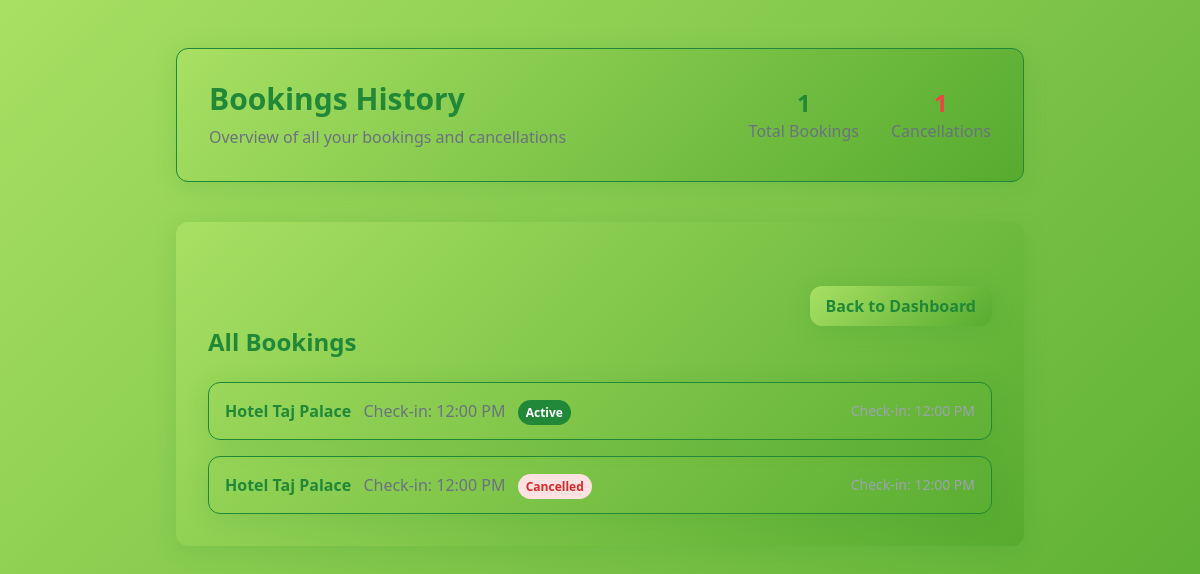
/bookingshistory (signed in), run on the app's committed database.
### app.py (models this page shows)
class Booking(db.Model):
    id = db.Column(db.Integer, primary_key=True)
    service = db.Column(db.String(100), nullable=False)
    time = db.Column(db.String(100))
    price = db.Column(db.String(20))
    status = db.Column(db.String(20), default='Confirmed')
    user_id = db.Column(db.Integer, db.ForeignKey('user.id'), nullable=False)
    date = db.Column(db.String(100))

### app.py (the view)
@app.route('/bookingshistory')
def bookingshistory():
    if 'user' not in session:
        return redirect(url_for('auth'))
    user = session['user']
    db_user = get_user_by_email(user['email'])
    user_bookings = get_user_bookings(db_user)
    num_bookings = len([b for b in user_bookings if (b.status or '').lower() != 'cancelled'])
    num_cancellations = len([b for b in user_bookings if (b.status or '').lower() == 'cancelled'])
    bookings = [
        {
            'service': b.service,
            'details': b.time,
            'date': b.date or b.time,
            'status': b.status or 'Confirmed'
        }
        for b in reversed(user_bookings)
    ]
    return render_template('bookingshistory.html', num_bookings=num_bookings, num_cancellations=num_cancellations, bookings=bookings)

### app.py (called while the page is built)
def get_user_by_email(email):
    return User.query.filter_by(email=email).first()

def get_user_bookings(user):
    return Booking.query.filter_by(user_id=user.id).all()

### templates/bookingshistory.html (shortened to what this page needs)
<!DOCTYPE html>
<html lang="en">
<head>
  <script src="https://cdn.tailwindcss.com"></script>
  <link rel="stylesheet" href="/static/style.css">
</head>
<body class="bg-gradient-to-br from-blue-50 via-white to-blue-100 min-h-screen font-sans">
  <div class="max-w-4xl mx-auto py-12 px-6">
    <div class="bg-white rounded-3xl shadow-xl p-8 mb-10 border border-blue-100 flex flex-col md:flex-row md:items-center md:justify-between gap-8">
      <div>
        <h2 class="text-3xl font-extrabold text-blue-700 mb-2">Bookings History</h2>
        <p class="text-gray-500">Overview of all your bookings and cancellations</p>
      </div>
      <div class="flex gap-8">
        <div class="text-center">
          <div class="text-2xl font-bold text-blue-600">{{ num_bookings }}</div>
          <div class="text-gray-500">Total Bookings</div>
        </div>
        <div class="text-center">
          <div class="text-2xl font-bold text-red-500">{{ num_cancellations }}</div>
          <div class="text-gray-500">Cancellations</div>
        </div>
      </div>
    </div>
    <div class="bg-white rounded-2xl shadow p-8">
    <div class="mt-8 flex justify-end">
      <a href="{{ url_for('dashboard') }}" class="bg-blue-600 hover:bg-blue-700 text-white px-4 py-2 rounded-lg font-semibold shadow transition">Back to Dashboard</a>
    </div>
      <h3 class="text-2xl font-bold text-blue-600 mb-6">All Bookings</h3>
      <ul class="space-y-4">
        {% for booking in bookings %}
        <li class="border border-blue-100 rounded-lg p-4 shadow-sm flex flex-col md:flex-row md:items-center md:justify-between gap-4">
          <div>
            <span class="font-semibold text-blue-700">{{ booking.service }}</span>
            <span class="text-gray-500 ml-2">{{ booking.details }}</span>
            {% if booking.status.lower() == 'cancelled' %}
              <span class="ml-2 px-2 py-1 rounded-full bg-red-100 text-red-600 text-xs font-bold">Cancelled</span>
            {% else %}
              <span class="ml-2 px-2 py-1 rounded-full bg-green-100 text-green-600 text-xs font-bold">Active</span>
            {% endif %}
          </div>
          <div class="text-gray-400 text-sm mt-2 md:mt-0">{{ booking.date }}</div>
        </li>
        {% else %}
        <li class="text-gray-400">No bookings found.</li>
        {% endfor %}
      </ul>
    </div>
  </div>
</body>
</html>

### static/style.css (style rules this page uses)
body, .bg-white, .bg-gray-100, .bg-gradient-to-br, .bg-blue-50, .bg-blue-100, .bg-blue-600, .bg-blue-700, .bg-blue-400, .bg-blue-200, .bg-blue-900, .bg-blue-500, .bg-blue-700\/70, .bg-blue-400\/40, .bg-blue-200\/60 { background: linear-gradient(135deg, #a8e063 0%, #56ab2f 100%) !important; background-color: #56ab2f !important; }
.text-blue-600, .text-blue-700, .text-blue-900, .text-blue-500, .text-blue-400, .text-blue-100, .text-blue-200, .text-blue-50, .text-blue-800, .text-blue-300, .text-blue-50, .text-blue-100, .text-blue-700\/70, .text-blue-400\/40, .text-blue-200\/60 { color: #218838 !important; }
.bg-blue-600, .bg-blue-700, .bg-blue-900, .bg-blue-500, .bg-blue-400, .bg-blue-100, .bg-blue-200, .bg-blue-50, .hover\:bg-blue-700:hover, .hover\:bg-blue-100:hover, .hover\:bg-blue-50:hover, .hover\:bg-blue-400:hover, .hover\:bg-blue-600:hover { background-color: #218838 !important; }
.border-blue-100, .border-blue-200, .border-blue-400, .border-blue-600, .border-blue-700 { border-color: #218838 !important; }
.btn-success, .bg-green-600, .text-green-600, .text-green-500, .bg-green-100, .hover\:bg-green-700:hover { background-color: #218838 !important; color: #fff !important; }
a, .text-blue-600, .hover\:text-blue-700:hover { color: #218838 !important; }
.shadow, .shadow-lg, .shadow-xl, .shadow-2xl, .shadow-md, .shadow-sm { box-shadow: 0 4px 24px 0 rgba(33, 136, 56, 0.15) !important; }
button, .btn, .rounded-lg, .rounded-xl, .rounded-2xl, .rounded-3xl { border-radius: 0.75rem !important; }

### data on the page
Booking: service "Hotel Taj Palace", details "Check-in: 12:00 PM", status "Active", date "Check-in: 12:00 PM"
Booking: service "Hotel Taj Palace", details "Check-in: 12:00 PM", status "Cancelled", date "Check-in: 12:00 PM"

### other printed values
{{ num_bookings }} "1"
{{ num_cancellations }} "1"
